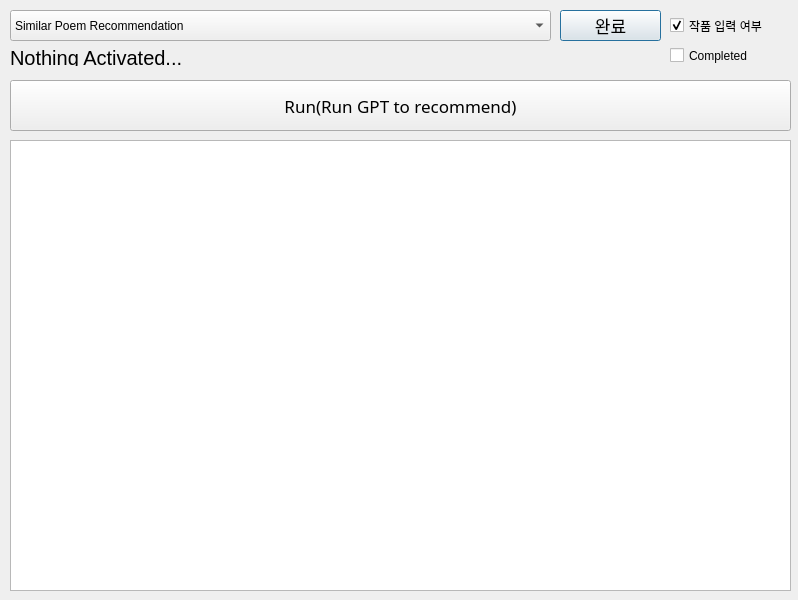
<?xml version="1.0" encoding="UTF-8"?>
<ui version="4.0">
 <class>Dialog</class>
 <widget class="QDialog" name="Dialog">
  <property name="geometry">
   <rect>
    <x>0</x>
    <y>0</y>
    <width>798</width>
    <height>600</height>
   </rect>
  </property>
  <property name="windowTitle">
   <string>Dialog</string>
  </property>
  <widget class="QComboBox" name="comboBox">
   <property name="geometry">
    <rect>
     <x>10</x>
     <y>10</y>
     <width>541</width>
     <height>31</height>
    </rect>
   </property>
   <item>
    <property name="text">
     <string>Similar Poem Recommendation</string>
    </property>
   </item>
   <item>
    <property name="text">
     <string>Input Work's Info</string>
    </property>
   </item>
   <item>
    <property name="text">
     <string>Generate Work's Background Image</string>
    </property>
   </item>
   <item>
    <property name="text">
     <string>Interpretation whole work</string>
    </property>
   </item>
   <item>
    <property name="text">
     <string>Interpretation Each Line</string>
    </property>
   </item>
   <item>
    <property name="text">
     <string>Interpretation Work's author</string>
    </property>
   </item>
  </widget>
  <widget class="QPushButton" name="pushButton_2">
   <property name="geometry">
    <rect>
     <x>560</x>
     <y>10</y>
     <width>101</width>
     <height>31</height>
    </rect>
   </property>
   <property name="font">
    <font>
     <family>맑은 고딕</family>
     <pointsize>13</pointsize>
    </font>
   </property>
   <property name="text">
    <string>완료</string>
   </property>
  </widget>
  <widget class="QCheckBox" name="checkBox">
   <property name="enabled">
    <bool>true</bool>
   </property>
   <property name="geometry">
    <rect>
     <x>670</x>
     <y>10</y>
     <width>101</width>
     <height>31</height>
    </rect>
   </property>
   <property name="text">
    <string>작품 입력 여부</string>
   </property>
   <property name="checkable">
    <bool>true</bool>
   </property>
   <property name="checked">
    <bool>true</bool>
   </property>
   <property name="tristate">
    <bool>true</bool>
   </property>
  </widget>
  <widget class="QCheckBox" name="checkBox_2">
   <property name="enabled">
    <bool>true</bool>
   </property>
   <property name="geometry">
    <rect>
     <x>670</x>
     <y>40</y>
     <width>101</width>
     <height>31</height>
    </rect>
   </property>
   <property name="text">
    <string>Completed</string>
   </property>
   <property name="checkable">
    <bool>false</bool>
   </property>
   <property name="checked">
    <bool>false</bool>
   </property>
   <property name="tristate">
    <bool>true</bool>
   </property>
  </widget>
  <widget class="QLabel" name="label">
   <property name="geometry">
    <rect>
     <x>10</x>
     <y>50</y>
     <width>381</width>
     <height>16</height>
    </rect>
   </property>
   <property name="font">
    <font>
     <pointsize>15</pointsize>
    </font>
   </property>
   <property name="text">
    <string>Nothing Activated...</string>
   </property>
  </widget>
  <widget class="QTextBrowser" name="textBrowser">
   <property name="geometry">
    <rect>
     <x>10</x>
     <y>140</y>
     <width>781</width>
     <height>451</height>
    </rect>
   </property>
  </widget>
  <widget class="QPushButton" name="pushButton">
   <property name="geometry">
    <rect>
     <x>10</x>
     <y>80</y>
     <width>781</width>
     <height>51</height>
    </rect>
   </property>
   <property name="font">
    <font>
     <family>맑은 고딕</family>
     <pointsize>13</pointsize>
    </font>
   </property>
   <property name="text">
    <string>Run(Run GPT to recommend)</string>
   </property>
  </widget>
 </widget>
 <resources/>
 <connections/>
</ui>
